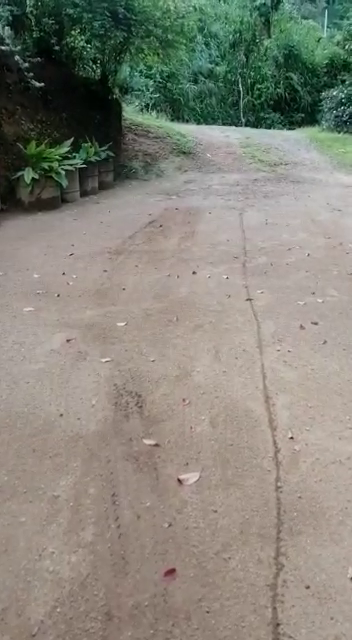
#> input picture frame 40 of 5_sem project/bike_left_01.mp4, 352 x 640 px, given in place of left.mp4, which was not available
$ python vedio_stiching.py
#> lines starting #> are read from the running program, lines starting #| are printed output that depends on the picture
import cv2
import numpy as np

clip1 = cv2.VideoCapture('left.mp4')
clip2 = cv2.VideoCapture('right.mp4')

width  = clip1.get(cv2.CAP_PROP_FRAME_WIDTH)
height = clip1.get(cv2.CAP_PROP_FRAME_HEIGHT)
fps    = clip1.get(cv2.CAP_PROP_FPS)
print('fps:', fps)

video_format = cv2.VideoWriter_fourcc(*'MP42')  # .avi
final_clip   = cv2.VideoWriter('output.avi', video_format, fps, (int(width), int(height)))

delay = int(1000/fps)
print('delay:', delay)


while True:

    ret1, frame1 = clip1.read()
#> frame1 is the input picture: shape (640, 352, 3); mean B, G, R 122.4, 133.3, 134.6
    ret2, frame2 = clip2.read()

    if not ret1 or not ret2:
        break


    final_frame = np.vstack([frame1, frame2])  # two videos in one row
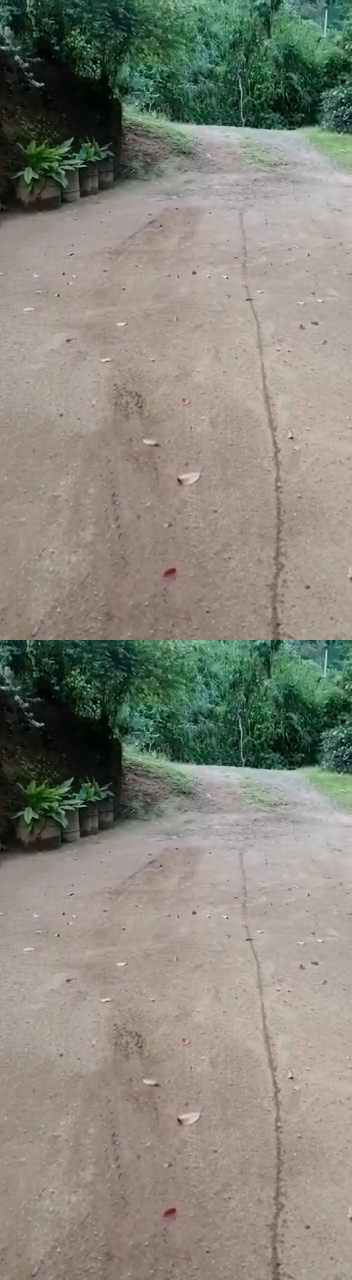
#> final_frame: shape (1280, 352, 3); mean B, G, R 122.4, 133.3, 134.6
    final_clip.write(final_frame)

    cv2.imshow('Video', final_frame)
    #cv2.imshow("first",frame1)
    #cv2.imshow("second",frame2)
    key = cv2.waitKey(delay) & 0xFF
#> (key Esc is pressed here)

    if key == 27:
        break

cv2.destroyWindow('Video')

clip1.release()
clip2.release()

$ run again, starting later in the video
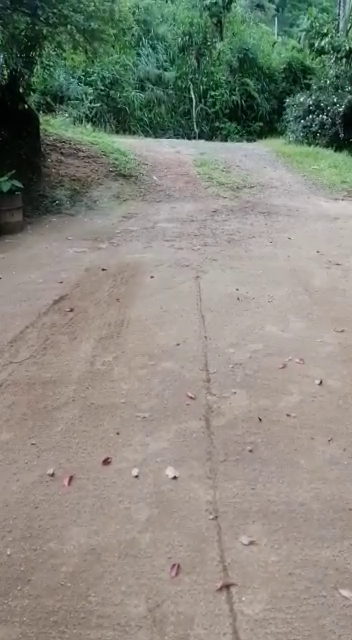
#> input picture frame 183 of 5_sem project/bike_left_01.mp4, 352 x 640 px, given in place of left.mp4, which was not available
#> frame1 is the input picture: shape (640, 352, 3); mean B, G, R 126, 136.5, 136.1
#> `final_frame = np.vstack([frame1, frame2])`:
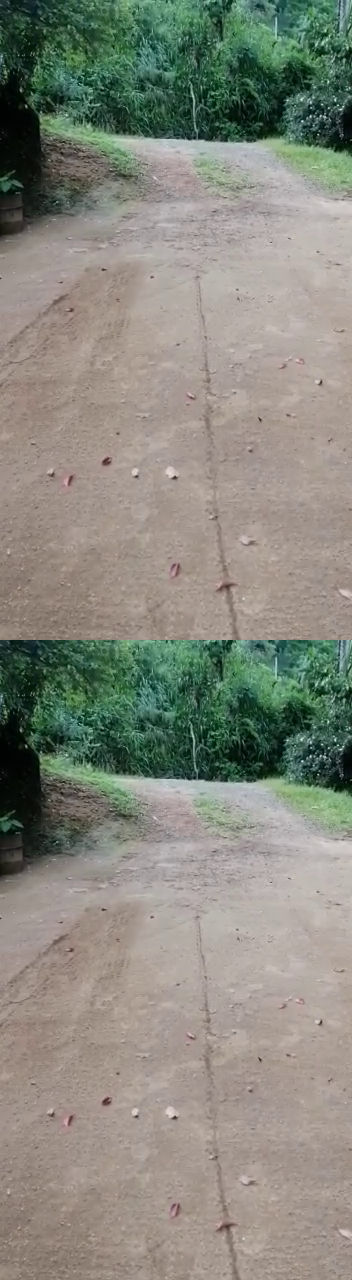
#> final_frame: shape (1280, 352, 3); mean B, G, R 126, 136.5, 136.1

$ run again, starting later in the video
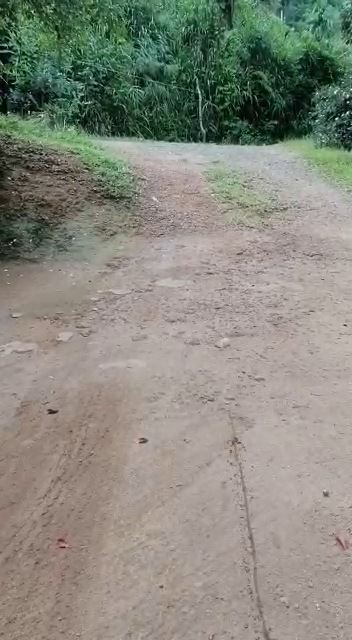
#> input picture frame 326 of 5_sem project/bike_left_01.mp4, 352 x 640 px, given in place of left.mp4, which was not available
#> frame1 is the input picture: shape (640, 352, 3); mean B, G, R 126.4, 137.4, 136.6
#> `final_frame = np.vstack([frame1, frame2])`:
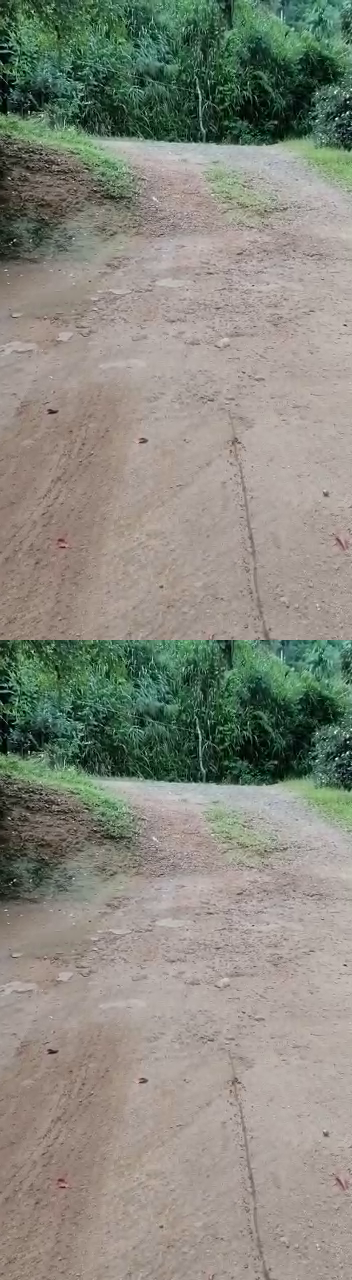
#> final_frame: shape (1280, 352, 3); mean B, G, R 126.4, 137.4, 136.6
